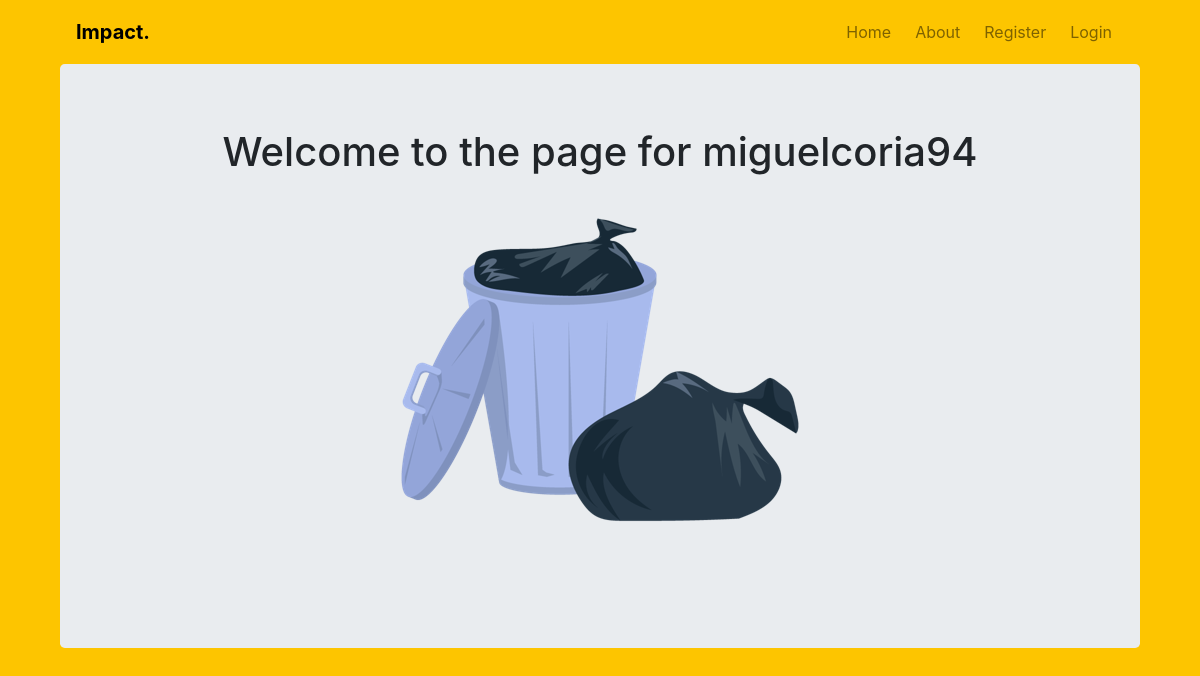
The page /miguelcoria94 on the database as committed earlier.
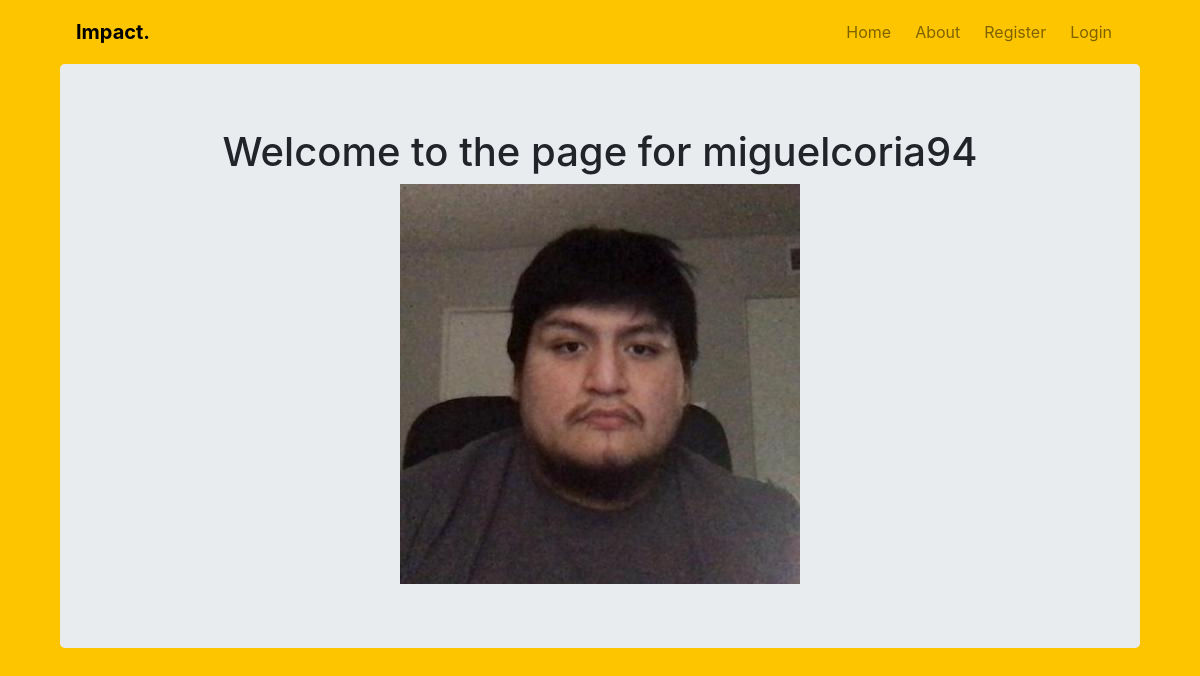
The same page on the database as committed later.
### impact/models.py (models this page shows, shortened)
class User(db.Model,UserMixin):
    __tablename__ = 'users'
    id = db.Column(db.Integer, primary_key=True)
    profile_image = db.Column(db.String(64), nullable=False, default='default_profile.png')
    email = db.Column(db.String(64), unique=True, index=True)
    username = db.Column(db.String(64), unique=True, index=True)
    password_hash = db.Column(db.String(128))
    posts = db.relationship("Post", backref="author", lazy=True)

### impact/users/views.py (the view)
@users.route("/<username>")
def user_posts(username):
    page = request.args.get('page', 1, type=int)
    user = User.query.filter_by(username=username).first_or_404()
    posts = Post.query.filter_by(author=user).order_by(Post.date.desc()).paginate(page=page, per_page=5)
    return render_template(('user_posts.html'), posts=posts, user=user)

### impact/templates/user_posts.html (shortened to what this page needs)
{% extends "base.html" %}
{% block content %}
<div class="container">
  <div class="jumbotron">
    <div align='center'>
      <h1>Welcome to the page for {{user.username}}</h1>
      <img src="{{url_for('static',filename='profile_pics/'+user.profile_image)}}" >
    </div>
  </div>
</div>
{% endblock %}

### impact/templates/base.html (shortened to what this page needs)
<!DOCTYPE html>
<html lang="en">
<head>
    <link rel="stylesheet" href="https://maxcdn.bootstrapcdn.com/bootstrap/4.0.0/css/bootstrap.min.css"
>
    <link rel="stylesheet" type="text/css" href="{{ url_for('static',filename='styles/main.css') }}">
</head>
<body style="background-color: #fdc500;">
    <div class="container" style="background-color: #fdc500;">
    <nav class="navbar navbar-expand-lg navbar-light" style="background-color: #fdc500;">
        <div class="container-fluid">
            <a class="navbar-brand font-weight-bold" href="#" style="color: #000000;" >Impact.</a>
            <div class="collapse navbar-collapse" id="navbarSupportedContent">
                <ul class="navbar-nav ml-auto mb-2 mb-lg-0 ">
                    <li class="nav-item p-1" aria-current="true">
                        <a class="nav-link" aria-current="page" href="{{url_for('core.index')}}">Home</a>
                    </li>
                    <li class="nav-item p-1">
                        <a class="nav-link" href="{{url_for('core.about')}}">About</a>
                    </li>
                    {% if current_user.is_authenticated %}
                    <li class="nav-item p-1">
                        <a class="nav-link" href="{{ url_for('users.account')}}" >Account</a>
                    </li>
                    <li class="nav-item p-1">
                        <a class="nav-link" href="#" >Create Post</a>
                    </li>
                    <li class="nav-item p-1">
                        <a class="nav-link" href="{{ url_for('users.logout')}}" >Logout</a>
                    </li>
                    {% else %}
                    <li class="nav-item p-1">
                        <a class="nav-link" href="{{ url_for('users.register')}}" >Register</a>
                    </li>
                    <li class="nav-item p-1">
                        <a class="nav-link" href="{{ url_for('users.login')}}" >Login</a>
                    </li>
                    {% endif %}
                </ul>
            </div>
        </div>
    </nav>
    </div>
    <div class="container">
        {% block content %}
        {% endblock%}
    </div>
</body>
</html>

Rows that differ between the two databases and show on the page:
changed User "miguelcoria94": profile_image: a different picture
